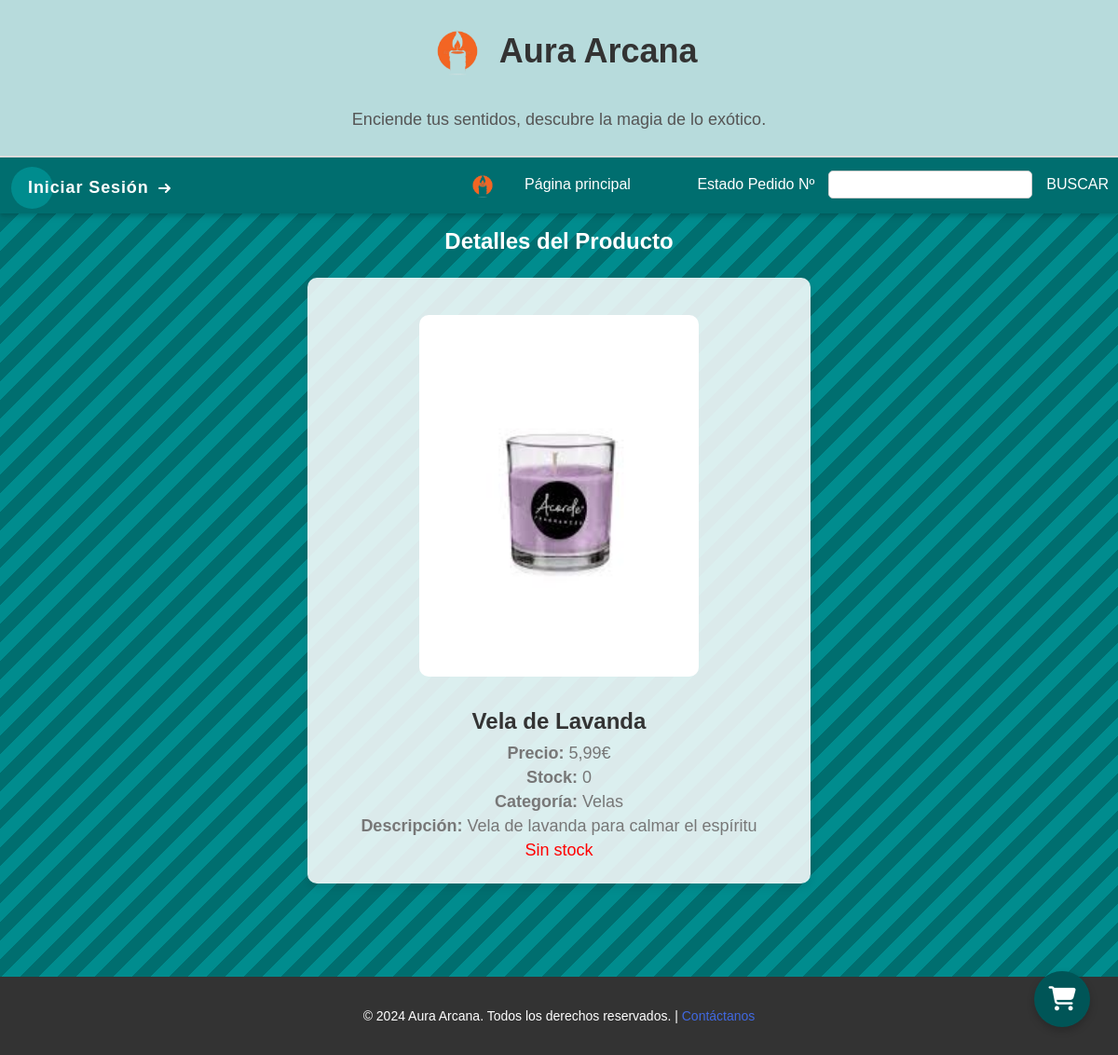
/productos/1/, run on the app's committed database.
### Tienda/models.py (models this page shows, shortened)
class Producto(models.Model):
    nombre = models.CharField(max_length=100)
    categoria = models.ForeignKey(CategoriaProducto, on_delete=models.CASCADE, related_name="productos")
    precio = models.DecimalField(max_digits=10, decimal_places=2)
    stock = models.IntegerField(default=0)
    descripcion = models.TextField(blank=True)
    fotografia = models.ImageField(upload_to='productos/')

class CategoriaProducto(models.Model):
    nombre = models.CharField(max_length=100)
    descripcion = models.TextField(blank=True)

### Tienda/Producto/views.py (the view)
# urls.py: path('productos/<int:producto_id>/', producto_views.detalle_producto, name='detalle_producto'),
def detalle_producto(request, producto_id):
    producto = get_object_or_404(Producto, id=producto_id)
    categorias = CategoriaProducto.objects.all()
    return render(request, 'Productos/detalle_producto.html', {'producto': producto, 'categorias': categorias})

### cart/context_processors.py (called while the page is built)
def cart(request):
    return {'cart': Cart(request)}

### Tienda/templates/Productos/detalle_producto.html (shortened to what this page needs)
{% extends 'base.html' %}
{% block content %}
<section class="product-details main-content">
    <section style="padding: 5px 5px; margin-top: 60px;">
        <h2>Detalles del Producto</h2>
    </section>
    <div class="product">
        <div style="display: flex; justify-content: center; align-items: center; ">
            <div style="position: relative; text-align: center;">
                {% if producto.fotografia %}
                <img src="{{ producto.fotografia.url }}" alt="{{ producto.nombre }}" onerror="this.src='https://via.placeholder.com/300x300?text=No+Image';">
                {% else %}
                <img src="https://via.placeholder.com/300x300?text=No+Image" alt="Imagen no disponible">
                {% endif %}
            </div>
        </div>
        <h3>{{ producto.nombre }}</h3>
        <p><strong>Precio:</strong> {{ producto.precio }}€</p>
        <p><strong>Stock:</strong> {{ producto.stock }}</p>
        <p><strong>Categoría:</strong> {{ producto.categoria.nombre }}</p>
        <p><strong>Descripción:</strong> {{ producto.descripcion }}</p>
        {% if producto.stock > 0 %}
        <form action="{% url 'cart:cart_add' producto.id 0 %}" method="post" style="display: inline;">
            {% csrf_token %}
            <div style="justify-items: center;">
                <div style="display: flex; flex-direction: row;">
                    <button type="submit" class="add-to-cart-button">
                        <i class="fas fa-cart-plus" style="margin-left: 7px;"></i>
                    </button>
                    <input style="width: 60px; height: 20px; margin-top: 12px; margin-left: 5px;"
                            type="number"
                            name="cantidad"
                            min="1"
                            max="{{ producto.stock }}"
                            value="1"
                            required>
                </div>
            </div>
        </form>
        {% else %}
        <p style="color: red;">Sin stock</p>
        {% endif %}
    </div>
</section>
{% endblock %}

### Tienda/templates/Productos/detalle_producto.html (style rules this page uses)
body { font-family: 'Arial', sans-serif; margin: 0; padding: 0; background: linear-gradient(135deg, #f3e7e9, #e3eeff); color: #333; }
.product-details { padding: 50px 20px; text-align: center; }
.product-details .product { background-color: rgba(255, 255, 255, 0.857); padding: 20px; border-radius: 10px; box-shadow: 0 4px 8px rgba(0, 0, 0, 0.1); text-align: center; }
.product-details .product img { width: 300px; height: auto; border-radius: 10px; margin-bottom: 20px; }
.product-details .product h3 { font-size: 24px; margin-bottom: 10px; color: #333; }
.product-details .product p { color: #777; font-size: 18px; }
.product { background-color: rgba(255, 255, 255, 0.9); padding: 10px; border-radius: 5px; box-shadow: 0 2px 4px rgba(0, 0, 0, 0.1); text-align: center; }
.product img { width: 100%; height: auto; border-radius: 10px; }
.product h3 { font-size: 20px; margin: 10px 0; color: #333; }
.product p { color: #777; font-size: 16px; }

### Tienda/templates/base.html (style rules this page uses)
body { font-family: 'Arial', sans-serif; margin: 0; padding: 0; background: linear-gradient(135deg, #f3e7e9, #e3eeff); color: #333; }
.product { background-color: rgba(255, 255, 255, 0.9); padding: 30px; border-radius: 10px; box-shadow: 0 4px 8px rgba(0, 0, 0, 0.1); max-width: 500px; margin: auto; text-align: left; }
.product img { height: auto; border-radius: 10px; }
.product h3 { font-size: 20px; margin: 10px 0; color: #333; }
.product p { color: #777; font-size: 16px; }
.product { background-color: rgba(255, 255, 255, 0.9); padding: 20px; border-radius: 10px; box-shadow: 0 4px 8px rgba(0, 0, 0, 0.1); text-align: center; }
.product img { width: 100%; height: auto; border-radius: 10px; }
body { font-family: 'Arial', sans-serif; margin: 0; padding: 0; background: linear-gradient(135deg, #f3e7e9, #e3eeff); color: #333; height: 100%; }
h2 { text-align: center; color: #ffffff; }
.product { background-color: rgba(255, 255, 255, 0.9); border-radius: 12px; box-shadow: 0 4px 8px rgba(0, 0, 0, 0.1); overflow: hidden; transition: transform 0.3s ease, box-shadow 0.3s ease; text-align: center; padding: 20px; }
.product img { width: 100%; height: auto; border-radius: 10px; margin-bottom: 15px; transition: transform 0.3s ease; }
.product h3 { font-size: 18px; color: #333; margin: 10px 0; }
.product p { color: #777; font-size: 16px; margin: 5px 0; }
.main-content { margin-top: 110px; }

### data on the page
Producto: fotografia (picture), nombre "Vela de Lavanda", precio "5,99", stock "0", categoria.nombre "Velas", descripcion "Vela de lavanda para calmar el espíritu"
